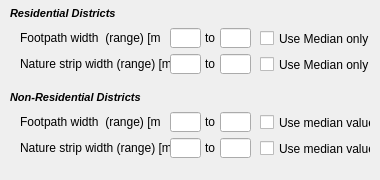
                  <widget class="QWidget" name="frontage_info_wdg" native="true">
                   <property name="sizePolicy">
                    <sizepolicy hsizetype="Preferred" vsizetype="Fixed">
                     <horstretch>0</horstretch>
                     <verstretch>0</verstretch>
                    </sizepolicy>
                   </property>
                   <property name="minimumSize">
                    <size>
                     <width>369</width>
                     <height>180</height>
                    </size>
                   </property>
                   <property name="maximumSize">
                    <size>
                     <width>16777215</width>
                     <height>180</height>
                    </size>
                   </property>
                   <widget class="QLineEdit" name="w_resfootpath_max_box">
                    <property name="geometry">
                     <rect>
                      <x>220</x>
                      <y>28</y>
                      <width>31</width>
                      <height>20</height>
                     </rect>
                    </property>
                    <property name="text">
                     <string/>
                    </property>
                   </widget>
                   <widget class="QLabel" name="w_resnaturestrip_lbl">
                    <property name="geometry">
                     <rect>
                      <x>20</x>
                      <y>54</y>
                      <width>151</width>
                      <height>20</height>
                     </rect>
                    </property>
                    <property name="text">
                     <string>Nature strip width (range) [m]</string>
                    </property>
                   </widget>
                   <widget class="QLabel" name="w_resfootpath_lbl">
                    <property name="geometry">
                     <rect>
                      <x>20</x>
                      <y>28</y>
                      <width>140</width>
                      <height>20</height>
                     </rect>
                    </property>
                    <property name="text">
                     <string>Footpath width  (range) [m]</string>
                    </property>
                   </widget>
                   <widget class="QLineEdit" name="w_resnaturestrip_max_box">
                    <property name="geometry">
                     <rect>
                      <x>220</x>
                      <y>54</y>
                      <width>31</width>
                      <height>20</height>
                     </rect>
                    </property>
                    <property name="text">
                     <string/>
                    </property>
                   </widget>
                   <widget class="QLineEdit" name="w_resfootpath_min_box">
                    <property name="geometry">
                     <rect>
                      <x>170</x>
                      <y>28</y>
                      <width>31</width>
                      <height>20</height>
                     </rect>
                    </property>
                    <property name="text">
                     <string/>
                    </property>
                   </widget>
                   <widget class="QLabel" name="w_resnaturestrip_lbl2">
                    <property name="geometry">
                     <rect>
                      <x>205</x>
                      <y>54</y>
                      <width>16</width>
                      <height>20</height>
                     </rect>
                    </property>
                    <property name="text">
                     <string>to</string>
                    </property>
                   </widget>
                   <widget class="QLineEdit" name="w_resnaturestrip_min_box">
                    <property name="geometry">
                     <rect>
                      <x>170</x>
                      <y>54</y>
                      <width>31</width>
                      <height>20</height>
                     </rect>
                    </property>
                    <property name="text">
                     <string/>
                    </property>
                   </widget>
                   <widget class="QLabel" name="w_resfootpath_lbl2">
                    <property name="geometry">
                     <rect>
                      <x>205</x>
                      <y>28</y>
                      <width>21</width>
                      <height>20</height>
                     </rect>
                    </property>
                    <property name="text">
                     <string>to</string>
                    </property>
                   </widget>
                   <widget class="QCheckBox" name="w_resfootpath_med_check">
                    <property name="geometry">
                     <rect>
                      <x>260</x>
                      <y>30</y>
                      <width>111</width>
                      <height>17</height>
                     </rect>
                    </property>
                    <property name="text">
                     <string>Use Median only</string>
                    </property>
                   </widget>
                   <widget class="QCheckBox" name="w_resnaturestrip_med_check">
                    <property name="geometry">
                     <rect>
                      <x>260</x>
                      <y>56</y>
                      <width>111</width>
                      <height>17</height>
                     </rect>
                    </property>
                    <property name="text">
                     <string>Use Median only</string>
                    </property>
                   </widget>
                   <widget class="QLabel" name="w_resfrontage_lbl">
                    <property name="geometry">
                     <rect>
                      <x>10</x>
                      <y>4</y>
                      <width>140</width>
                      <height>20</height>
                     </rect>
                    </property>
                    <property name="text">
                     <string>&lt;!DOCTYPE HTML PUBLIC &quot;-//W3C//DTD HTML 4.0//EN&quot; &quot;http://www.w3.org/TR/REC-html40/strict.dtd&quot;&gt;
&lt;html&gt;&lt;head&gt;&lt;meta name=&quot;qrichtext&quot; content=&quot;1&quot; /&gt;&lt;style type=&quot;text/css&quot;&gt;
p, li { white-space: pre-wrap; }
&lt;/style&gt;&lt;/head&gt;&lt;body style=&quot; font-family:'MS Shell Dlg 2'; font-size:8.25pt; font-weight:400; font-style:normal;&quot;&gt;
&lt;p style=&quot; margin-top:0px; margin-bottom:0px; margin-left:0px; margin-right:0px; -qt-block-indent:0; text-indent:0px;&quot;&gt;&lt;span style=&quot; font-size:8pt; font-weight:600; font-style:italic;&quot;&gt;Residential Districts&lt;/span&gt;&lt;/p&gt;&lt;/body&gt;&lt;/html&gt;</string>
                    </property>
                   </widget>
                   <widget class="QLabel" name="w_comfootpath_lbl">
                    <property name="geometry">
                     <rect>
                      <x>20</x>
                      <y>112</y>
                      <width>140</width>
                      <height>20</height>
                     </rect>
                    </property>
                    <property name="text">
                     <string>Footpath width  (range) [m]</string>
                    </property>
                   </widget>
                   <widget class="QLabel" name="w_comfrontage_lbl">
                    <property name="geometry">
                     <rect>
                      <x>10</x>
                      <y>88</y>
                      <width>171</width>
                      <height>20</height>
                     </rect>
                    </property>
                    <property name="text">
                     <string>&lt;!DOCTYPE HTML PUBLIC &quot;-//W3C//DTD HTML 4.0//EN&quot; &quot;http://www.w3.org/TR/REC-html40/strict.dtd&quot;&gt;
&lt;html&gt;&lt;head&gt;&lt;meta name=&quot;qrichtext&quot; content=&quot;1&quot; /&gt;&lt;style type=&quot;text/css&quot;&gt;
p, li { white-space: pre-wrap; }
&lt;/style&gt;&lt;/head&gt;&lt;body style=&quot; font-family:'MS Shell Dlg 2'; font-size:8.25pt; font-weight:400; font-style:normal;&quot;&gt;
&lt;p style=&quot; margin-top:0px; margin-bottom:0px; margin-left:0px; margin-right:0px; -qt-block-indent:0; text-indent:0px;&quot;&gt;&lt;span style=&quot; font-size:8pt; font-weight:600; font-style:italic;&quot;&gt;Non-Residential Districts&lt;/span&gt;&lt;/p&gt;&lt;/body&gt;&lt;/html&gt;</string>
                    </property>
                   </widget>
                   <widget class="QLabel" name="w_comnaturestrip_lbl">
                    <property name="geometry">
                     <rect>
                      <x>20</x>
                      <y>138</y>
                      <width>151</width>
                      <height>20</height>
                     </rect>
                    </property>
                    <property name="text">
                     <string>Nature strip width (range) [m]</string>
                    </property>
                   </widget>
                   <widget class="QCheckBox" name="w_comnaturestrip_med_check">
                    <property name="geometry">
                     <rect>
                      <x>260</x>
                      <y>140</y>
                      <width>111</width>
                      <height>17</height>
                     </rect>
                    </property>
                    <property name="text">
                     <string>Use median value</string>
                    </property>
                   </widget>
                   <widget class="QLineEdit" name="w_comfootpath_max_box">
                    <property name="geometry">
                     <rect>
                      <x>220</x>
                      <y>112</y>
                      <width>31</width>
                      <height>20</height>
                     </rect>
                    </property>
                    <property name="text">
                     <string/>
                    </property>
                   </widget>
                   <widget class="QLabel" name="w_comnaturestrip_lbl2">
                    <property name="geometry">
                     <rect>
                      <x>205</x>
                      <y>138</y>
                      <width>16</width>
                      <height>20</height>
                     </rect>
                    </property>
                    <property name="text">
                     <string>to</string>
                    </property>
                   </widget>
                   <widget class="QLineEdit" name="w_comfootpath_min_box">
                    <property name="geometry">
                     <rect>
                      <x>170</x>
                      <y>112</y>
                      <width>31</width>
                      <height>20</height>
                     </rect>
                    </property>
                    <property name="text">
                     <string/>
                    </property>
                   </widget>
                   <widget class="QLabel" name="w_comfootpath_lbl2">
                    <property name="geometry">
                     <rect>
                      <x>205</x>
                      <y>112</y>
                      <width>21</width>
                      <height>20</height>
                     </rect>
                    </property>
                    <property name="text">
                     <string>to</string>
                    </property>
                   </widget>
                   <widget class="QLineEdit" name="w_comnaturestrip_min_box">
                    <property name="geometry">
                     <rect>
                      <x>170</x>
                      <y>138</y>
                      <width>31</width>
                      <height>20</height>
                     </rect>
                    </property>
                    <property name="text">
                     <string/>
                    </property>
                   </widget>
                   <widget class="QLineEdit" name="w_comnaturestrip_max_box">
                    <property name="geometry">
                     <rect>
                      <x>220</x>
                      <y>138</y>
                      <width>31</width>
                      <height>20</height>
                     </rect>
                    </property>
                    <property name="text">
                     <string/>
                    </property>
                   </widget>
                   <widget class="QCheckBox" name="w_comfootpath_med_check">
                    <property name="geometry">
                     <rect>
                      <x>260</x>
                      <y>114</y>
                      <width>111</width>
                      <height>17</height>
                     </rect>
                    </property>
                    <property name="text">
                     <string>Use median value</string>
                    </property>
                   </widget>
                  </widget>
